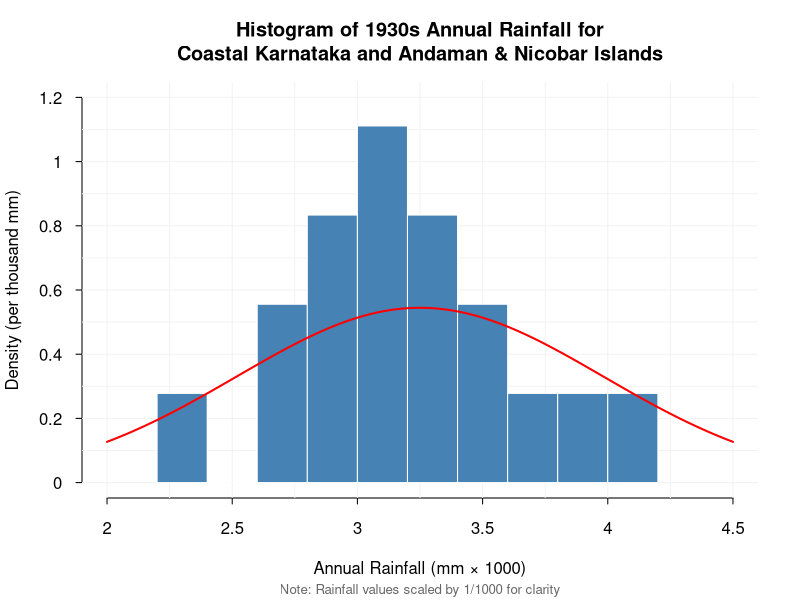

Reproduce this figure in R. (Note: this script raises an error after producing the figure.)
#Install and load library readr & tidyverse
library(readr)
library(tidyverse)

# Import the Dataset
rainfall_india <- read_csv("rainfall_india.csv")
View(rainfall_india)

print(colnames(rainfall_india))

# printing first 5 rows
print(head(rainfall_india, 5))

#Creating Decades using the years
rainfall_india$Decade <- (rainfall_india$YEAR %/% 10) * 10

#Removes NA values from dataset
rainfall_india <- na.omit(rainfall_india)

#Rename column from SUBDIVISION to REGION
colnames (rainfall_india)[1] <- "REGION"

#Calculate mean annual rainfall per region per decade
mean_annual_rainfall_per_region_per_decade <- rainfall_india %>% group_by(REGION, Decade) %>% summarize( MeanAnnualRainfall = mean(ANNUAL, na.rm = TRUE), .groups = "drop" )

#Sort table in descending order of mean annual rainfall
sorted_meanAnnualRainfall_table <- mean_annual_rainfall_per_region_per_decade %>%
  arrange(desc(MeanAnnualRainfall))

#View sorted table (to see decades in descending order of mean annual rainfall)
View(sorted_meanAnnualRainfall_table)

#Create a 1930s table (decade with the second highest mean annual rainfall)
decade_1930_table <- mean_annual_rainfall_per_region_per_decade %>%  filter(Decade == 1930)

sorted_decade_1930_table <- decade_1930_table %>% arrange(desc(MeanAnnualRainfall))

view(sorted_decade_1930_table) 

#Obtain the max and min annual rainfall regions for the 1930 decade
decade_1930_table$REGION[which.max(decade_1930_table$MeanAnnualRainfall)]

decade_1930_table$REGION[which.min(decade_1930_table$MeanAnnualRainfall)]

#Filter rainfall dataset to return data for the selected 2 regions (Coastal Karnataka and Andaman & Nicobar Islands) in 1930s
two_regions <- rainfall_india %>%
  filter(REGION %in% c("COASTAL KARNATAKA", "ANDAMAN & NICOBAR ISLANDS"), YEAR >= 1930,
         YEAR <= 1939)

#Extract the annual values for each group (For statistical testing)
coastal_karnataka <- two_regions %>% 
  filter(REGION == "COASTAL KARNATAKA") %>% 
  pull(ANNUAL)

andaman_nicobar_islands <- two_regions %>% 
  filter(REGION == "ANDAMAN & NICOBAR ISLANDS") %>% 
  pull(ANNUAL)

#Perform basic statistical analysis for both regions
ck <- coastal_karnataka
an <- andaman_nicobar_islands

summary(ck)
summary(an)

#Plot histogram of both regions (to determine type of test) & Scale the data by dividing by 1000
x <- two_regions$ANNUAL / 1000

hist(x,
     breaks = 10,
     xlab = "Annual Rainfall (mm × 1000)",
     ylab = "Density (per thousand mm)",  # More descriptive
     main = "Histogram of 1930s Annual Rainfall for\nCoastal Karnataka and Andaman & Nicobar Islands",
     col = "steelblue",
     border = "white",
     freq = FALSE,
     las = 1,
     xlim = c(2, 4.5),
     ylim = c(0, 1.2),
     axes = FALSE)

# Custom x-axis with better spacing
axis(side = 1, 
     at = seq(2, 4.5, by = 0.5),
     labels = seq(2, 4.5, by = 0.5),
     tcl = -0.3)

# Custom y-axis
axis(side = 2, 
     at = seq(0, 1.2, by = 0.2),
     labels = seq(0, 1.2, by = 0.2),
     las = 1,
     tcl = -0.3)

# Add minor gridlines
abline(v = seq(2, 4.5, by = 0.25), col = "gray95", lty = 1)
abline(h = seq(0, 1.2, by = 0.1), col = "gray95", lty = 1)

# Re-plot histogram on top of grid
hist(x,
     breaks = 10,
     col = "steelblue",
     border = "white",
     freq = FALSE,
     add = TRUE)

# Add a text annotation explaining the scaling
mtext("Note: Rainfall values scaled by 1/1000 for clarity", 
      side = 1, 
      line = 4, 
      cex = 0.8, 
      col = "gray40")

#Add normal curve overlay to histogram
curve(dnorm(x, mean = mean(x, na.rm = TRUE), sd = sd(x, na.rm = TRUE)),
      add = TRUE,
      col = "red",
      lwd = 2)


# Histogram for Coastal Karnataka only (1930s)
ck <- coastal_karnataka   # just to make the code shorter

hist(ap,
     breaks = 10,
     main = "Histogram of Annual Rainfall \n - Coastal Karnataka (1930s)",
     xlab = "Annual Rainfall (mm)",
     ylab = "Density",
     col = "orange",
     freq = FALSE,
     xlim = c(3000, 6500)
     )

# Add a normal distribution curve for CK only
curve(dnorm(x, mean = mean(ck , na.rm = TRUE), sd = sd(ap, na.rm = TRUE)),
      add = TRUE,
      col = "red",
      lwd = 2)



#Run independent t-test
t.test(ck, an, paired = FALSE)

# Boxplot f Annual Rainfall (1930s)\nAndaman & Nicobar vs Coastal Karnataka
boxplot(ANNUAL ~ REGION,
        data = two_regions,
        main = "Boxplot of Annual Rainfall (1930s)\nAndaman & Nicobar vs Coastal Karnataka",
        xlab = "Region",
        ylab = "Annual Rainfall (mm x 1000)",
        col = c("skyblue", "lightgreen"),
        ylim = c(2000, 4500),
        yaxt = "n")  


axis(side = 2,
     at = seq(2000, 4500, by = 500),
     labels = seq(2, 4.5, by = 0.5))
